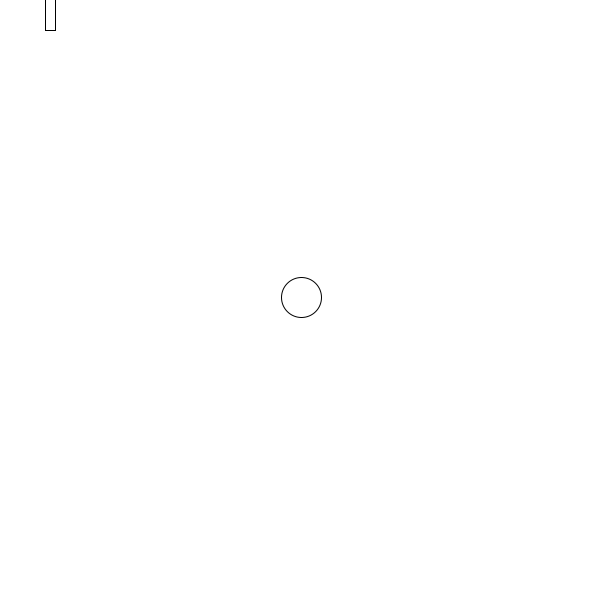
Frame 1 (no input)
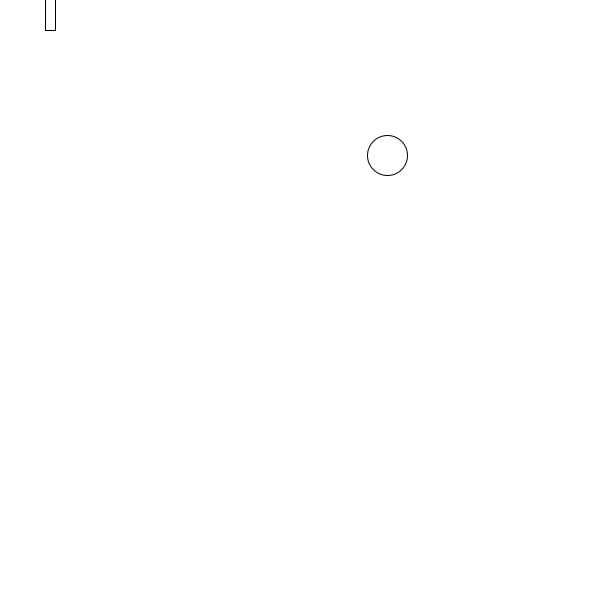
Frame 60 (the mouse pressed at the canvas centre just before this capture)
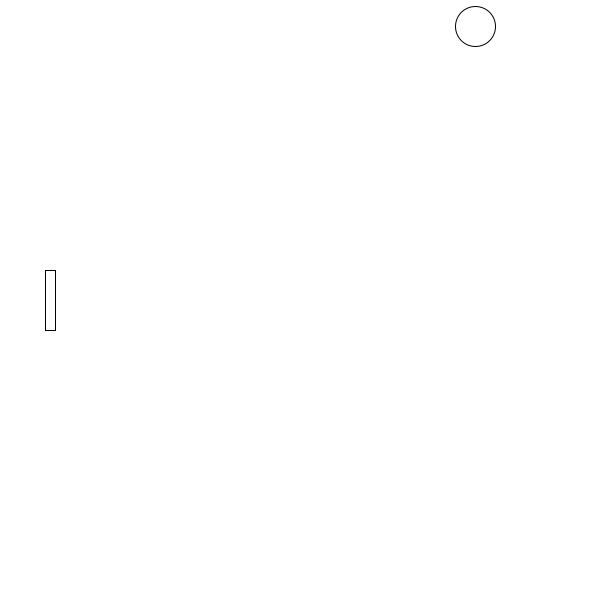
Frame 120 (the mouse held since frame 60 and released just before this capture)

The Processing sketch that drew these frames (run headless with seeded random() and noise(); from frame 60 on, the mouse is pressed at the canvas centre):

// Processing sketch: class__10_16
// ── class__10_16.pde
Ball b;
Paddle p;

void setup() {
  rectMode(CENTER);
  size(600, 600);
  b = new Ball(width/2, height/2); //constructor returns the instance
  p = new Paddle(50, mouseY, 10, 60);
}

void draw() {
  background(255);

  b.update();
  b.display();
  b.checkPaddle(p);
  p.drawPaddle();
}

class Paddle {
  float x, y, w, h;

  Paddle(float _x, float _y, float _w, float _h) {

    x = _x;
    y = _y;
    w = _w; 
    h = _h;
  }

  void drawPaddle() {
    rect(x, mouseY, w, h);
  }
}

class Ball {
  float x;
  float y;
  float dx; 
  float dy;
  float r;

  Ball(float _x, float _y) {
    x = _x;
    y = _y;
    dx = random(-5, 5);
    dy = random(-5, 5);
    r = 40;
  }

  void update() {
    if (x > width - r/2 || x < r/2) {
      dx *= -1;
    }
    if (y > height - r/2 || y < r/2) {
      dy *= -1;
    }

    x += dx;
    y += dy;
  }

  void checkPaddle(Paddle p) {
    if (y <= mouseY + 30 && y >= mouseY - 30 && x >= 60 && x <= 80) {
      dx *= -1;
    }
  }

  void display() {
    {
      ellipse(x, y, r, r);
    }
  }
}
